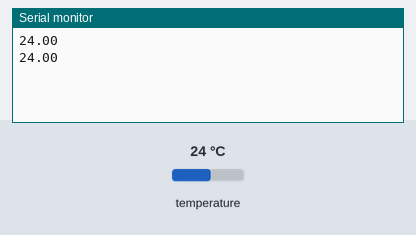
Bench run of a sketch on a simulated Arduino Uno, built with avr-gcc and run on an emulated ATmega328P. Shown: the last lines printed to the serial monitor. The inputs (shaded band) are chosen by the test bench; at power-on: temperature 24 °C.

Above: at 3.3 s.
3.4 s: temperature set to 12 °C
At 5.1 s:
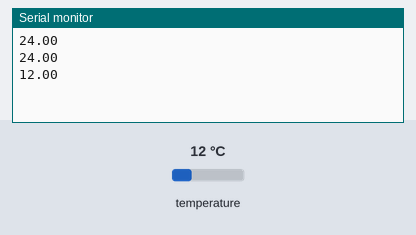
5.9 s: temperature set to 19 °C
At 7.5 s:
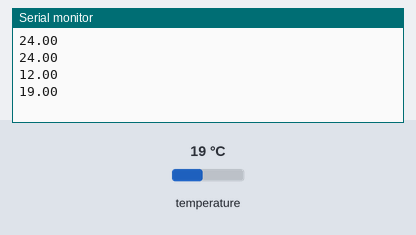
Timing chart, 0 to 9.0 s (numbered marks = the images above; inputs shaded):
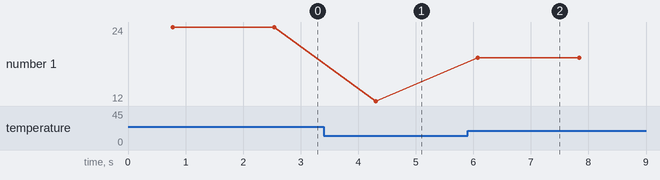

The sketch:

temperature_sensor.ino
```cpp
// (licence header left out)
// Include the libraries we need
// Availability: https://github.com/PaulStoffregen/OneWire by Paul Stoffregen
#include <OneWire.h>
//
#include <DallasTemperature.h>
#define ONE_WIRE_BUS 12

// Setup a oneWire instance to communicate with any OneWire devices (not just Maxim/Dallas temperature ICs)
OneWire oneWire(ONE_WIRE_BUS);

// Pass our oneWire reference to Dallas Temperature.
DallasTemperature sensors(&oneWire);

/*
 * The setup function. We only start the sensors here
 */
void setup(void)
{
  // start serial port
  Serial.begin(9600);
  // Start up the library
  sensors.begin();
}

/*
 * Main function, get the temperature data
 */
void loop(void)
{
  sensors.requestTemperatures(); // Send the command to get temperatures
  float tempC = sensors.getTempCByIndex(0);

  // Check if reading was successful
  if (tempC != DEVICE_DISCONNECTED_C)
  {
    // Serial.print("Temperature for the device 1 (index 0) is: ");
    Serial.println(tempC);
    // slepp for 1 seconds
    delay(1000);
  }
  else
  {
    Serial.println("Error: Could not read temperature data");
  }
}
```

Measured:
- after the input at 3.4 s, the serial monitor: prints a new line after 0.91 s (image 1)
- after the input at 5.9 s, the serial monitor: prints a new line after 0.17 s (image 2)
- plotted number 1: 24 → 12 after the input at 3.4 s, 12 → 19 after the input at 5.9 s
